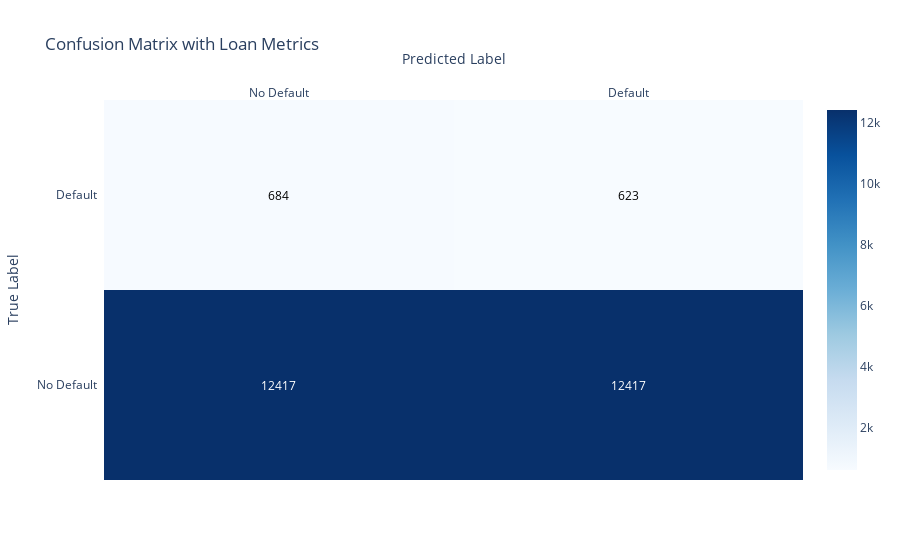

Notebook cell for this chart:
### Code cell
# Plot confusion matrix with Plotly
cm = confusion_matrix(y_test, y_pred, labels=[0, 1])
labels = ["No Default", "Default"]

fig = ff.create_annotated_heatmap(
    z=cm,
    x=labels,
    y=labels,
    colorscale='Blues',
    showscale=True,
    annotation_text=[[str(cell) for cell in row] for row in cm],
    hoverinfo="z"
)

fig.update_layout(
    title="Confusion Matrix with Loan Metrics",
    xaxis_title="Predicted Label",
    yaxis_title="True Label"
)
fig.show()

### Figure 1 — Plotly figure (JSON) as saved in the notebook; plotly's stock layout.template omitted (floating-point values rounded to 4 significant figures)
{"data": [{"colorscale": [[0, "rgb(247,251,255)"], [0.125, "rgb(222,235,247)"], [0.25, "rgb(198,219,239)"], [0.375, "rgb(158,202,225)"], [0.5, "rgb(107,174,214)"], [0.625, "rgb(66,146,198)"], [0.75, "rgb(33,113,181)"], [0.875, "rgb(8,81,156)"], [1, "rgb(8,48,107)"]], "hoverinfo": "z", "reversescale": false, "showscale": true, "type": "heatmap", "x": ["No Default", "Default"], "y": ["No Default", "Default"], "z": [[12417, 12417], [684, 623]]}], "layout": {"annotations": [{"font": {"color": "#FFFFFF"}, "showarrow": false, "text": "12417", "x": "No Default", "xref": "x", "y": "No Default", "yref": "y"}, {"font": {"color": "#FFFFFF"}, "showarrow": false, "text": "12417", "x": "Default", "xref": "x", "y": "No Default", "yref": "y"}, {"font": {"color": "#000000"}, "showarrow": false, "text": "684", "x": "No Default", "xref": "x", "y": "Default", "yref": "y"}, {"font": {"color": "#000000"}, "showarrow": false, "text": "623", "x": "Default", "xref": "x", "y": "Default", "yref": "y"}], "title": {"text": "Confusion Matrix with Loan Metrics"}, "xaxis": {"dtick": 1, "gridcolor": "rgb(0, 0, 0)", "side": "top", "ticks": "", "title": {"text": "Predicted Label"}}, "yaxis": {"dtick": 1, "ticks": "", "ticksuffix": "  ", "title": {"text": "True Label"}}}}
